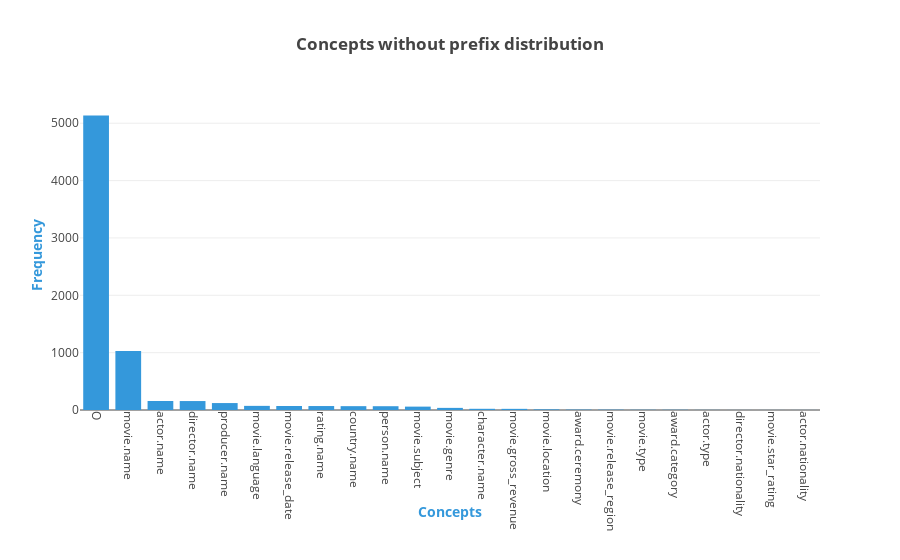

The notebook cell saved with this chart:
### Code cell
X_axis = []
Y_axis = []
sorted_dict = sorted(concept_without_prefix_count_dictionary.items(), key=itemgetter(1), reverse=True)

for concept_without_prefix, concept_without_prefix_count in sorted_dict:
    if concept_without_prefix_count > 0:
        X_axis.append(concept_without_prefix)
        Y_axis.append(concept_without_prefix_count)

assert(len(X_axis) == len(Y_axis)) 

plotly.offline.iplot({
    "data": [Bar(orientation = 'v',
                 x = X_axis,
                 y = Y_axis,
                 marker = dict(color = "#3498db"))],
    "layout": Layout(title="<b>Concepts without prefix distribution</b>", 
                     xaxis=dict(title='<b>Concepts</b>', tickangle=90, dtick=1, titlefont=dict(color='#3498db')),
                     yaxis=dict(title='<b>Frequency</b>', dtick = 1000, titlefont=dict(color='#3498db')),
                     margin=Margin(b=150)
                    )
})

### Figure 1 — Plotly figure (JSON) as saved in the notebook; plotly's stock layout.template omitted (floating-point values rounded to 4 significant figures)
{"data": [{"marker": {"color": "#3498db"}, "orientation": "v", "type": "bar", "x": ["O", "movie.name", "actor.name", "director.name", "producer.name", "movie.language", "movie.release_date", "rating.name", "country.name", "person.name", "movie.subject", "movie.genre", "character.name", "movie.gross_revenue", "movie.location", "award.ceremony", "movie.release_region", "movie.type", "award.category", "actor.type", "director.nationality", "movie.star_rating", "actor.nationality"], "y": [5135, 1030, 157, 156, 121, 72, 70, 69, 67, 66, 59, 37, 21, 20, 11, 7, 6, 4, 4, 2, 1, 1, 1]}], "layout": {"margin": {"b": 150}, "title": "<b>Concepts without prefix distribution</b>", "xaxis": {"dtick": 1, "tickangle": 90, "title": "<b>Concepts</b>", "titlefont": {"color": "#3498db"}}, "yaxis": {"dtick": 1000, "title": "<b>Frequency</b>", "titlefont": {"color": "#3498db"}}}}
